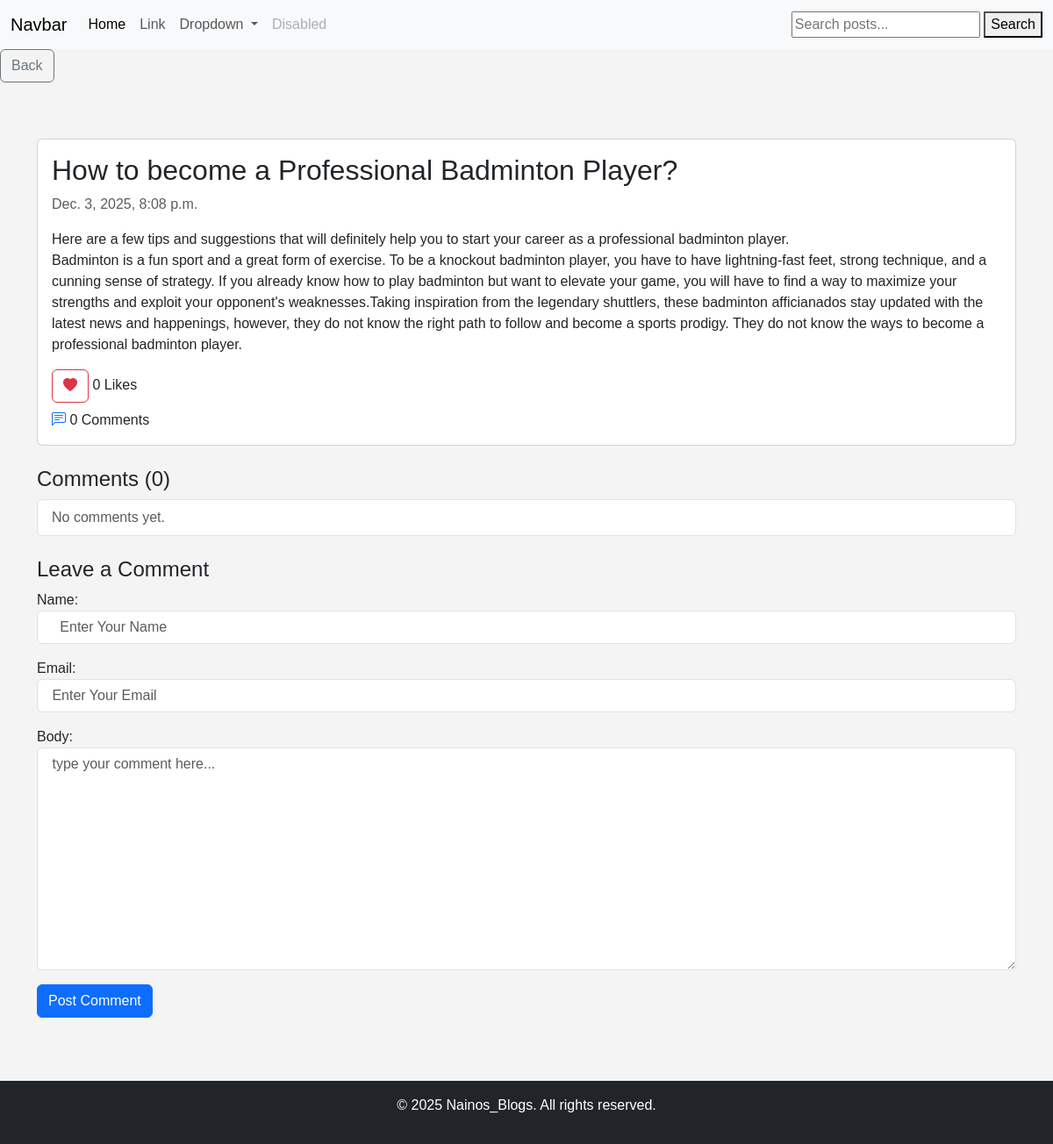
/detail/3, run on the app's committed database.
### nainos_blogs/models.py (models this page shows, shortened)
class BLog(models.Model):
    title = models.CharField(max_length=200)
    image = models.CharField(max_length=200)
    content = RichTextField()
    disception = models.TextField(max_length=500)
    date = models.DateTimeField(auto_now_add=True)
    likes = models.IntegerField(default=0)

### nainos_blogs/views.py (the view)
# urls.py: path('detail/<int:pk>', views.detail , name='detail'),
def detail(request, pk):
    posts = get_object_or_404(BLog, pk=pk)
    comments = posts.comment_set.all()
    if request.method == 'POST':
        form = commentForm(request.POST)
        if form.is_valid():
            comment = form.save(commit=False)
            comment.posts = posts
            comment.save()
            return redirect('detail', pk=posts.pk)
    else:
        form =  commentForm()
    return render(request, 'detail.html', {'posts': posts,'form':form, 'comments':  comments })

### nainos_blogs/form.py
class commentForm(forms.ModelForm):
    class Meta:
        model = Comment
        fields = ['name', 'email', 'body']
        widgets = {
            'name': forms.TextInput(attrs={'class': 'form-control', 'placeholder': '   Enter Your Name'}),
            'email': forms.EmailInput(attrs={'class': 'form-control', 'placeholder': ' Enter Your Email'}),
            'body': forms.Textarea(attrs={'class': 'form-control', 'placeholder': ' type your comment here...'}),
        }

### templates/detail.html (shortened to what this page needs)
{% extends "base.html" %}
{%block content%}
  <button class="btn btn-outline-secondary mb-3" onclick="history.back()">Back</button>
    <div class="container my-5">
      <div class="row">
        <div class="col-lg-12 mx-auto">
          <div class="card">
            <div class="card-body">
              <h2 class="card-title">
                {{ posts.title }}
              </h2>
              <p class="text-muted">{{ posts.date }}</p>
              <p class="card-text">
                {{ posts.content| safe}}
                <br>
                {{ posts.disception}}
              </p>
              <form method="POST" action="{% url 'like' posts.pk %}">
                <button type="submit" class="btn btn-outline-danger">
                  <i class="bi bi-heart-fill"></i>
                </button>
                <span>{{ posts.likes }}</span> Likes
              </form>
              <div class="mt-2">
                <i class="bi bi-chat-left-text text-primary"></i>
                <span>{{ posts.comment_set.count }}</span> Comments
              </div>
            </div>
          </div>
          <div class="mt-4">
            <h4>Comments ({{ comments.count }})</h4>
            <ul class="list-group">
                {% for comment in comments %}
                <li class="list-group-item">
                    <p class="mb-1">
                        <strong>{{ comment.name }}</strong> — {{ comment.body }}
                    </p>
                    <small class="text-muted">{{ comment.date }}</small>
                </li>
                {% empty %}
                <li class="list-group-item text-muted">No comments yet.</li>
                {% endfor %}
            </ul>
        </div>
          <div class="mt-4">
            <h4>Leave a Comment</h4>
            <form method="POST">
              <div class="mb-3">
                {{form.as_p}}
              </div>
              <button type="submit" class="btn btn-primary">
                Post Comment
              </button>
            </form>
          </div>
        </div>
      </div>
    </div>
{%endblock content%}

### static/css/style.css (style rules this page uses)
body { font-family: Arial, sans-serif; background-color: #f4f4f4; margin: 0; padding: 0; }

### data on the page
BLog: title "How to become a Professional Badminton Player?", date "Dec. 3, 2025, 8:08 p.m.", content "Here are a few tips and suggestions that will definitely help you to start your career as a professional badminton player.", disception "Badminton is a fun sport and a great form of exercise. To be a knockout badminton player, you have to have lightning-fast feet, strong technique, and a cunning sense of strategy. If you already know how to play badminton but want to elevate your game, you will have to find a way to maximize your strengths and exploit your opponent's weaknesses.Taking inspiration from the legendary shuttlers, these badminton afficianados stay updated with the latest news and happenings, however, they do not know the right path to follow and become a sports prodigy. They do not know the ways to become a professional badminton player.", likes "0", comment_set.count "0", count "0"
